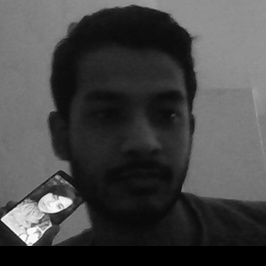
#> input picture faces/face-1.13.jpg, 266 x 266 px
$ python -i facereq.py   (imports and definitions only)
#> lines starting #> are read from the running program, lines starting #| are printed output that depends on the picture; after the words box and inside, x2 and y2 are one past the last pixel; in counts of white or black regions, pixels touching at a corner belong together
#> further down, picture is the input picture: shape (266, 266, 3); min 0, max 255, mean 69.9
import cv2
import numpy as np
from os import listdir
from os.path import isfile, join
face_classifier = cv2.CascadeClassifier('D:/Learning/python_openCV/haarcascade_frontalface_default.xml')


# [46 lines left out: functions train, face_extractor, take_samples, not called in this run]


def face_dectector(img, size = 0.5):
#> called with size = 0.5
    gray = gray = cv2.cvtColor(img, cv2.COLOR_BGR2GRAY)
    faces = face_classifier.detectMultiScale(gray, 1.3, 5)
#> faces = [[52, 48, 166, 166]]
    if faces is():
        return img, []
    for (x, y, w, h) in faces:
        cv2.rectangle(img, (x, y), (x+w, y+h), (0,255,255), 3)
        roi = img[y:y+h, x:x+w]
        roi = cv2.resize(roi,(200,200))
        return img, roi
#> this loop made 1 pass
#> pass 1, in face_dectector, `roi = img[y:y+h, x:x+w]`:
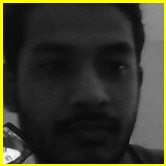
#> roi: shape (166, 166, 3); mean B, G, R 43, 58.1, 58.1
#> after the loop:
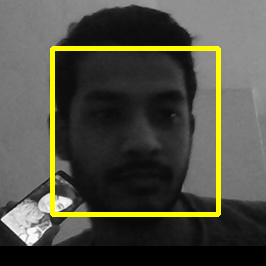
#> img: shape (266, 266, 3); 4.68% of pixels changed, all inside (x1, y1, x2, y2) = (50, 46, 221, 217)

# [27 lines left out: function match_face, not called in this run]
# [1 line not run here, left out]
# [1 line that did not run here, left out]
# [9 lines not run here, left out]

>>> import cv2
>>> picture = cv2.imread('faces/face-1.13.jpg')
>>> result = face_dectector(picture)
